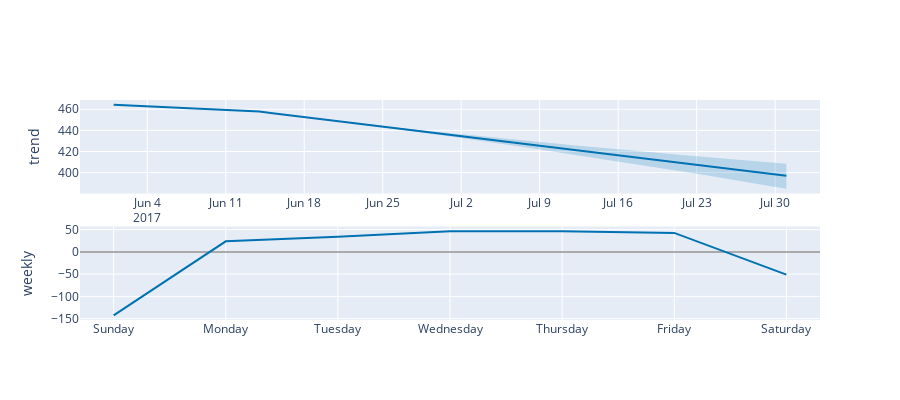

Notebook cell for this chart:
### Code cell
plot_components_plotly(model, forecast)
